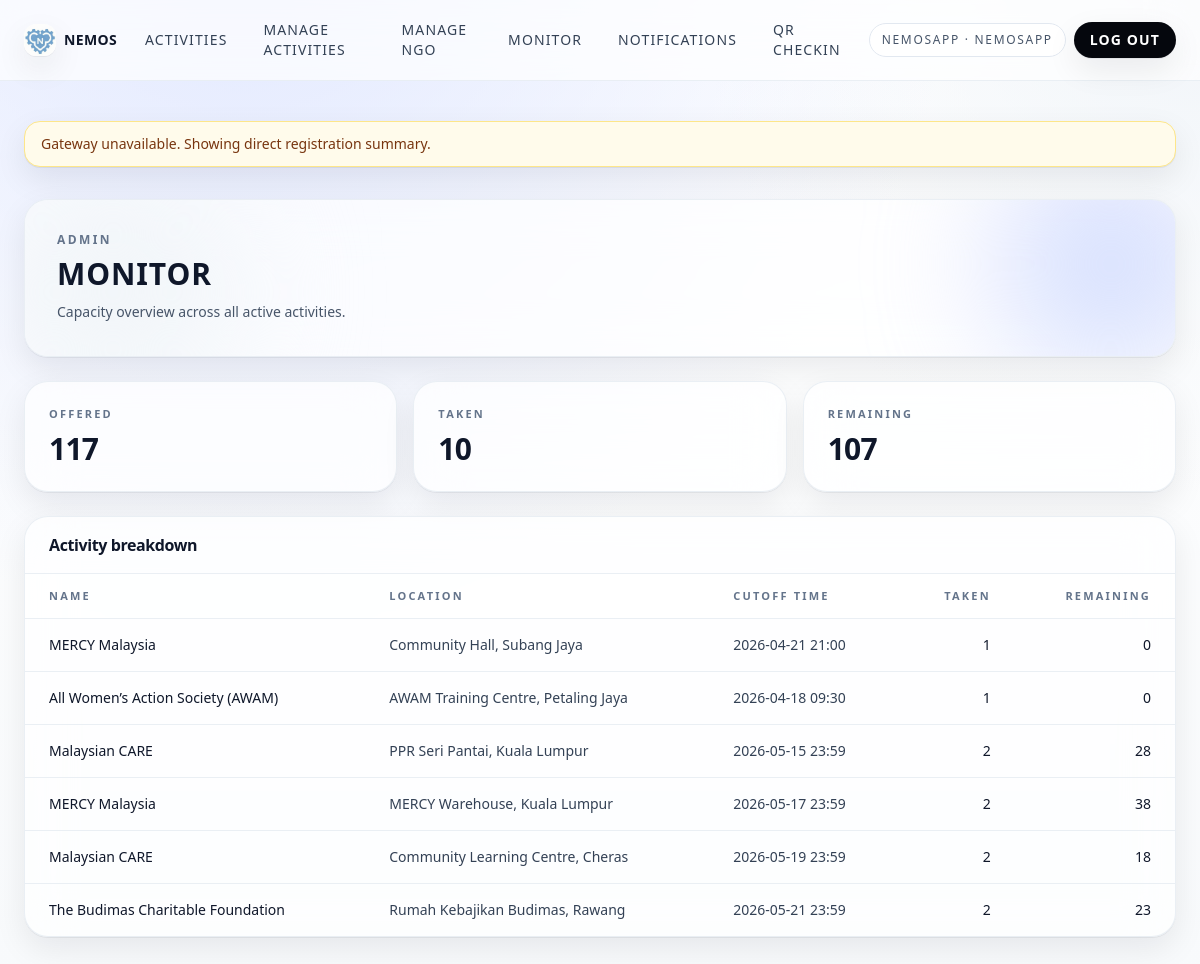
The app's page /service-day/admin/monitor/ (signed in) with its own data.
### ngo/models.py (models this page shows, shortened)
class NGO(models.Model):
    name = models.CharField(max_length=150, unique=True)
    description = models.TextField(blank=True)
    contact_email = models.EmailField(blank=True)
    contact_phone = models.CharField(max_length=30, blank=True)
    is_active = models.BooleanField(default=True)
    created_at = models.DateTimeField(default=timezone.now, editable=False)
    updated_at = models.DateTimeField(auto_now=True)
    class Meta:
        verbose_name_plural = "NGOs"
        ordering = ["name"]

class NGOAvailability(models.Model):
    ngo = models.ForeignKey(NGO, on_delete=models.PROTECT, related_name="availabilities")
    service_type = models.CharField(max_length=80, default="General")
    description = models.TextField()
    location = models.CharField(max_length=150)
    service_date = models.DateTimeField()
    cutoff_time = models.DateTimeField()
    max_slots = models.PositiveIntegerField()
    is_active = models.BooleanField(default=True)
    created_at = models.DateTimeField(default=timezone.now, editable=False)
    updated_at = models.DateTimeField(auto_now=True)
    class Meta:
        verbose_name_plural = "NGOAvailabilities"
        ordering = ["service_date", "ngo__name"]

### accounts/permissions.py (the view)
    def _wrapped(request, *args, **kwargs):
        user = getattr(request, "user", None)
        if not user or not user.is_authenticated:
            from django.contrib.auth.decorators import login_required
            return login_required(view_func)(request, *args, **kwargs)
        if not is_administrator(user):
            return HttpResponseForbidden("Administrator access required.")
        return view_func(request, *args, **kwargs)

### accounts/context_processors.py (called while the page is built)
def role_context(request):
    user = getattr(request, "user", None)
    return {
        "is_administrator": is_administrator(user),
        "is_employee": is_employee(user),
        "session_role_name": request.session.get("role_name", ""),
        "session_login_username": request.session.get("login_username", ""),
    }

### accounts/permissions.py (called while the page is built)
def is_administrator(user) -> bool:
    if not getattr(user, "is_authenticated", False):
        return False
    if user.is_superuser or user.is_staff:
        return True
    return user.groups.filter(name=ADMIN_GROUP).exists()

def is_employee(user) -> bool:
    if not getattr(user, "is_authenticated", False):
        return False
    if is_administrator(user):
        return False
    return True

def admin_required(view_func):
    def _wrapped(request, *args, **kwargs):
        user = getattr(request, "user", None)
        if not user or not user.is_authenticated:
            from django.contrib.auth.decorators import login_required
            return login_required(view_func)(request, *args, **kwargs)
        if not is_administrator(user):
            return HttpResponseForbidden("Administrator access required.")
        return view_func(request, *args, **kwargs)
    return _wrapped

### core/cache_utils.py (called while the page is built)
def cache_timeout():
    return getattr(settings, "CACHE_TIMEOUT_SECONDS", 300)

### core/gateway_client.py (called while the page is built)
def gateway_get(path, query_params=None, timeout=10):
    base_url = getattr(settings, "API_GATEWAY_URL", "http://127.0.0.1:8004").rstrip("/")
    url = f"{base_url}/{path.lstrip('/')}"
    try:
        response = requests.get(url, params=query_params or {}, timeout=timeout)
        response.raise_for_status()
    except requests.RequestException as exc:
        raise GatewayError(str(exc)) from exc
    return response.json()

### registrations/services/registration_service.py (called while the page is built)
    @staticmethod
    def monitor_summary():
        cached_summary = cache.get(PARTICIPANT_SUMMARY_CACHE_KEY)
        if cached_summary is not None:
            return cached_summary
        summary = RegistrationService.monitor_summary_uncached()
        cache.set(PARTICIPANT_SUMMARY_CACHE_KEY, summary, cache_timeout())
        return summary

### registrations/templates/registrations/admin_monitor.html
{% extends "core/base.html" %}
{% block content %}
  <div class="relative overflow-hidden rounded-3xl border border-slate-200/70 bg-white/70 p-6 shadow-soft backdrop-blur-xl sm:p-8">
    <div class="absolute -right-12 -top-12 h-56 w-56 rounded-full bg-accent-200/70 blur-3xl"></div>
    <div class="absolute -bottom-16 -left-10 h-64 w-64 rounded-full bg-slate-100 blur-3xl"></div>
    <div class="relative">
      <p class="text-xs font-semibold uppercase tracking-[0.2em] text-slate-500">Admin</p>
      <h1 class="mt-2 text-2xl font-semibold uppercase tracking-[0.03em] sm:text-3xl">Monitor</h1>
      <p class="mt-2 max-w-2xl text-sm/6 text-slate-600">Capacity overview across all active activities.</p>
    </div>
  </div>
  <div class="mt-6 grid gap-4 sm:grid-cols-3">
    <div class="rounded-3xl border border-slate-200/70 bg-white/70 p-6 shadow-soft backdrop-blur-xl transition hover:-translate-y-0.5 hover:border-slate-300">
      <p class="text-[11px] font-semibold uppercase tracking-[0.2em] text-slate-500">Offered</p>
      <p class="mt-2 text-3xl font-semibold tracking-tight">{{ totals.offered }}</p>
    </div>
    <div class="rounded-3xl border border-slate-200/70 bg-white/70 p-6 shadow-soft backdrop-blur-xl transition hover:-translate-y-0.5 hover:border-slate-300">
      <p class="text-[11px] font-semibold uppercase tracking-[0.2em] text-slate-500">Taken</p>
      <p class="mt-2 text-3xl font-semibold tracking-tight">{{ totals.taken }}</p>
    </div>
    <div class="rounded-3xl border border-slate-200/70 bg-white/70 p-6 shadow-soft backdrop-blur-xl transition hover:-translate-y-0.5 hover:border-slate-300">
      <p class="text-[11px] font-semibold uppercase tracking-[0.2em] text-slate-500">Remaining</p>
      <p class="mt-2 text-3xl font-semibold tracking-tight">{{ totals.remaining }}</p>
    </div>
  </div>
  <div class="mt-6 overflow-hidden rounded-3xl border border-slate-200/70 bg-white/70 shadow-soft backdrop-blur-xl transition hover:-translate-y-0.5 hover:border-slate-300">
    <div class="border-b border-slate-200/70 px-6 py-4">
      <h2 class="text-base font-semibold tracking-tight">Activity breakdown</h2>
    </div>
    <div class="overflow-x-auto">
      <table class="min-w-full divide-y divide-slate-200/70 text-sm">
        <thead class="bg-white/40">
          <tr>
            <th class="px-6 py-3 text-left text-[11px] font-semibold uppercase tracking-[0.2em] text-slate-500">Name</th>
            <th class="px-6 py-3 text-left text-[11px] font-semibold uppercase tracking-[0.2em] text-slate-500">Location</th>
            <th class="px-6 py-3 text-left text-[11px] font-semibold uppercase tracking-[0.2em] text-slate-500">Cutoff time</th>
            <th class="px-6 py-3 text-right text-[11px] font-semibold uppercase tracking-[0.2em] text-slate-500">Taken</th>
            <th class="px-6 py-3 text-right text-[11px] font-semibold uppercase tracking-[0.2em] text-slate-500">Remaining</th>
          </tr>
        </thead>
        <tbody class="divide-y divide-slate-200/70">
          {% for r in rows %}
            <tr class="hover:bg-slate-900/[0.03]">
              <td class="whitespace-nowrap px-6 py-4 font-medium text-slate-900">{{ r.name }}</td>
              <td class="whitespace-nowrap px-6 py-4 text-slate-700">{{ r.location }}</td>
              <td class="whitespace-nowrap px-6 py-4 text-slate-700">{{ r.cutoff_time|date:"Y-m-d H:i" }}</td>
              <td class="whitespace-nowrap px-6 py-4 text-right text-slate-900">{{ r.taken }}</td>
              <td class="whitespace-nowrap px-6 py-4 text-right text-slate-900">{{ r.remaining }}</td>
            </tr>
          {% empty %}
            <tr>
              <td colspan="5" class="px-6 py-10 text-center text-slate-600">No activities to monitor yet.</td>
            </tr>
          {% endfor %}
        </tbody>
      </table>
    </div>
  </div>
{% endblock %}

### core/templates/core/base.html (shortened to what this page needs)
{% load static %}
<!doctype html>
<html lang="en">
  <head>
    <script src="https://cdn.tailwindcss.com"></script>
  </head>
  <body class="min-h-screen bg-[radial-gradient(1200px_circle_at_20%_-10%,theme(colors.accent.100),transparent_60%),radial-gradient(900px_circle_at_100%_0%,theme(colors.slate.100),transparent_55%),linear-gradient(to_bottom,theme(colors.white),theme(colors.slate.50))] text-slate-900 antialiased selection:bg-accent-200 selection:text-ink-950">
    {% if not request.resolver_match or request.resolver_match.app_name != 'accounts' or request.resolver_match.url_name != 'login' %}
      <header class="sticky top-0 z-20 border-b border-slate-200/70 bg-white/70 backdrop-blur-xl">
        <div class="mx-auto flex max-w-7xl items-center justify-between gap-3 px-4 py-3 sm:px-6">
          <div class="flex min-w-0 items-center gap-3">
            <div class="flex items-center gap-2">
              <span class="inline-flex h-8 w-8 items-center justify-center overflow-hidden rounded-xl shadow-soft">
                <img src="{% static 'core/logo-v2.png' %}" alt="NEMOS logo" class="h-8 w-8 object-contain" />
              </span>
              <span class="text-sm font-semibold tracking-wide text-slate-900">NEMOS</span>
            </div>
            <nav class="hidden items-center gap-1 lg:flex">
              <a href="{% url 'ngo:activity_list' %}" class="rounded-full px-4 py-2 text-sm font-medium uppercase tracking-[0.08em] text-slate-700 transition hover:bg-slate-900/5 hover:text-slate-900">
                Activities
              </a>
              {% if is_administrator %}
                <a href="{% url 'ngo:admin_activity_manage' %}" class="rounded-full px-4 py-2 text-sm font-medium uppercase tracking-[0.08em] text-slate-700 transition hover:bg-slate-900/5 hover:text-slate-900">
                  Manage Activities
                </a>
                <a href="{% url 'ngo:admin_ngo_manage' %}" class="rounded-full px-4 py-2 text-sm font-medium uppercase tracking-[0.08em] text-slate-700 transition hover:bg-slate-900/5 hover:text-slate-900">
                  Manage NGO
                </a>
                <a href="{% url 'registrations:admin_monitor' %}" class="rounded-full px-4 py-2 text-sm font-medium uppercase tracking-[0.08em] text-slate-700 transition hover:bg-slate-900/5 hover:text-slate-900">
                  Monitor
                </a>
                <a href="{% url 'notifications:admin_notifications' %}" class="rounded-full px-4 py-2 text-sm font-medium uppercase tracking-[0.08em] text-slate-700 transition hover:bg-slate-900/5 hover:text-slate-900">
                  Notifications
                </a>
                <a href="{% url 'notifications:qr_checkin' %}" class="rounded-full px-4 py-2 text-sm font-medium uppercase tracking-[0.08em] text-slate-700 transition hover:bg-slate-900/5 hover:text-slate-900">
                  QR Checkin
                </a>
              {% endif %}
            </nav>
          </div>
          <div class="flex shrink-0 items-center justify-end gap-2">
            {% if user.is_authenticated %}
              <div class="hidden rounded-full border border-slate-200 bg-white/80 px-3 py-2 text-xs font-medium uppercase tracking-[0.14em] text-slate-600 md:block">
                {{ session_role_name|default:user.username }}{% if session_login_username %} · {{ session_login_username }}{% endif %}
              </div>
              <form method="post" action="{% url 'accounts:logout' %}">
                <button type="submit" class="rounded-full bg-ink-950 px-4 py-2 text-sm font-semibold uppercase tracking-[0.08em] text-white shadow-soft transition hover:opacity-95">
                  Log Out
                </button>
              </form>
            {% else %}
              <a href="{% url 'accounts:login' %}" class="rounded-full bg-ink-950 px-4 py-2 text-sm font-semibold text-white shadow-soft transition hover:opacity-95">
                Login
              </a>
            {% endif %}
          </div>
        </div>
      </header>
    {% endif %}
    <main class="{% if request.resolver_match and request.resolver_match.app_name == 'accounts' and request.resolver_match.url_name == 'login' %}w-full{% else %}mx-auto w-full max-w-7xl px-3 py-8 sm:px-6 sm:py-10{% endif %}">
      {% if messages %}
        <div class="mb-8 space-y-3">
          {% for message in messages %}
            <div class="rounded-2xl border px-4 py-3 text-sm shadow-soft
              {% if message.tags == 'success' %}
                border-emerald-200 bg-emerald-50 text-emerald-900
              {% elif message.tags == 'error' %}
                border-rose-200 bg-rose-50 text-rose-900
              {% elif message.tags == 'warning' %}
                border-amber-200 bg-amber-50 text-amber-900
              {% else %}
                border-slate-200/80 bg-white/80 text-slate-800
              {% endif %}
            ">
              {{ message }}
            </div>
          {% endfor %}
        </div>
      {% endif %}
      {% block content %}{% endblock %}
    </main>
  </body>
</html>

### core/templates/core/base.html (style rules this page uses)
html, body { -ms-overflow-style: none; scrollbar-width: none; }

### records on screen
NGO: name "MERCY Malaysia" "MERCY Malaysia"
NGOAvailability: location "Community Hall, Subang Jaya", cutoff_time "2026-04-21 21:00"
NGO: name "All Women’s Action Society (AWAM)"
NGOAvailability: location "AWAM Training Centre, Petaling Jaya", cutoff_time "2026-04-18 09:30"
NGO: name "Malaysian CARE" "Malaysian CARE"
NGOAvailability: location "PPR Seri Pantai, Kuala Lumpur", cutoff_time "2026-05-15 23:59"
NGOAvailability: location "MERCY Warehouse, Kuala Lumpur", cutoff_time "2026-05-17 23:59"
NGOAvailability: location "Community Learning Centre, Cheras", cutoff_time "2026-05-19 23:59"
NGO: name "The Budimas Charitable Foundation"
NGOAvailability: location "Rumah Kebajikan Budimas, Rawang", cutoff_time "2026-05-21 23:59"

### other values on screen
{{ session_role_name|default:user.username }} "NEMOSAPP"
{{ session_login_username }} "NEMOSAPP"
{{ message }} "Gateway unavailable. Showing direct registration summary."
{{ totals.offered }} "117"
{{ totals.taken }} "10"
{{ totals.remaining }} "107"
{{ r.taken }} "1" "1" "2" "2" "2" "2"
{{ r.remaining }} "0" "0" "28" "38" "18" "23"
